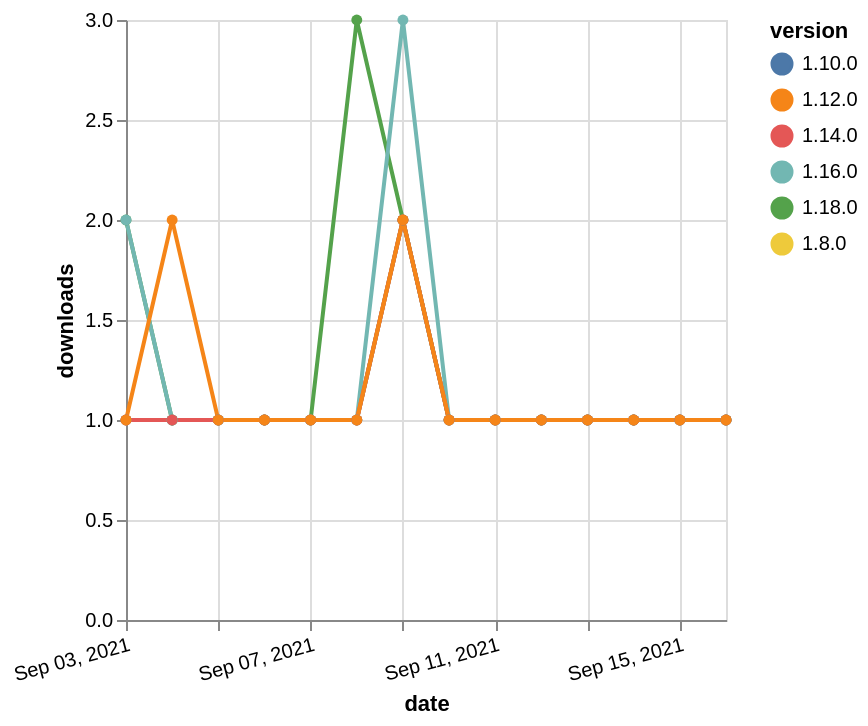

The Vega-Lite source for this figure:
### Vega-Lite specification from a JSON file in a GitHub repository (floating-point values rounded to 4 significant figures)
{"$schema": "https://vega.github.io/schema/vega-lite/v5.json", "description": "A simple bar chart with embedded data.", "data": {"values": [{"date": "2021-09-03", "total": 129, "delta": 2, "version": "1.18.0"}, {"date": "2021-09-04", "total": 130, "delta": 1, "version": "1.18.0"}, {"date": "2021-09-05", "total": 131, "delta": 1, "version": "1.18.0"}, {"date": "2021-09-06", "total": 132, "delta": 1, "version": "1.18.0"}, {"date": "2021-09-07", "total": 133, "delta": 1, "version": "1.18.0"}, {"date": "2021-09-08", "total": 136, "delta": 3, "version": "1.18.0"}, {"date": "2021-09-09", "total": 138, "delta": 2, "version": "1.18.0"}, {"date": "2021-09-10", "total": 139, "delta": 1, "version": "1.18.0"}, {"date": "2021-09-11", "total": 140, "delta": 1, "version": "1.18.0"}, {"date": "2021-09-12", "total": 141, "delta": 1, "version": "1.18.0"}, {"date": "2021-09-13", "total": 142, "delta": 1, "version": "1.18.0"}, {"date": "2021-09-14", "total": 143, "delta": 1, "version": "1.18.0"}, {"date": "2021-09-15", "total": 144, "delta": 1, "version": "1.18.0"}, {"date": "2021-09-16", "total": 145, "delta": 1, "version": "1.18.0"}, {"date": "2021-09-03", "total": 260, "delta": 1, "version": "1.8.0"}, {"date": "2021-09-04", "total": 261, "delta": 1, "version": "1.8.0"}, {"date": "2021-09-05", "total": 262, "delta": 1, "version": "1.8.0"}, {"date": "2021-09-06", "total": 263, "delta": 1, "version": "1.8.0"}, {"date": "2021-09-07", "total": 264, "delta": 1, "version": "1.8.0"}, {"date": "2021-09-08", "total": 265, "delta": 1, "version": "1.8.0"}, {"date": "2021-09-09", "total": 267, "delta": 2, "version": "1.8.0"}, {"date": "2021-09-10", "total": 268, "delta": 1, "version": "1.8.0"}, {"date": "2021-09-11", "total": 269, "delta": 1, "version": "1.8.0"}, {"date": "2021-09-12", "total": 270, "delta": 1, "version": "1.8.0"}, {"date": "2021-09-13", "total": 271, "delta": 1, "version": "1.8.0"}, {"date": "2021-09-14", "total": 272, "delta": 1, "version": "1.8.0"}, {"date": "2021-09-15", "total": 273, "delta": 1, "version": "1.8.0"}, {"date": "2021-09-16", "total": 274, "delta": 1, "version": "1.8.0"}, {"date": "2021-09-03", "total": 213, "delta": 1, "version": "1.10.0"}, {"date": "2021-09-04", "total": 214, "delta": 1, "version": "1.10.0"}, {"date": "2021-09-05", "total": 215, "delta": 1, "version": "1.10.0"}, {"date": "2021-09-06", "total": 216, "delta": 1, "version": "1.10.0"}, {"date": "2021-09-07", "total": 217, "delta": 1, "version": "1.10.0"}, {"date": "2021-09-08", "total": 218, "delta": 1, "version": "1.10.0"}, {"date": "2021-09-09", "total": 220, "delta": 2, "version": "1.10.0"}, {"date": "2021-09-10", "total": 221, "delta": 1, "version": "1.10.0"}, {"date": "2021-09-11", "total": 222, "delta": 1, "version": "1.10.0"}, {"date": "2021-09-12", "total": 223, "delta": 1, "version": "1.10.0"}, {"date": "2021-09-13", "total": 224, "delta": 1, "version": "1.10.0"}, {"date": "2021-09-14", "total": 225, "delta": 1, "version": "1.10.0"}, {"date": "2021-09-15", "total": 226, "delta": 1, "version": "1.10.0"}, {"date": "2021-09-16", "total": 227, "delta": 1, "version": "1.10.0"}, {"date": "2021-09-03", "total": 205, "delta": 2, "version": "1.16.0"}, {"date": "2021-09-04", "total": 206, "delta": 1, "version": "1.16.0"}, {"date": "2021-09-05", "total": 207, "delta": 1, "version": "1.16.0"}, {"date": "2021-09-06", "total": 208, "delta": 1, "version": "1.16.0"}, {"date": "2021-09-07", "total": 209, "delta": 1, "version": "1.16.0"}, {"date": "2021-09-08", "total": 210, "delta": 1, "version": "1.16.0"}, {"date": "2021-09-09", "total": 213, "delta": 3, "version": "1.16.0"}, {"date": "2021-09-10", "total": 214, "delta": 1, "version": "1.16.0"}, {"date": "2021-09-11", "total": 215, "delta": 1, "version": "1.16.0"}, {"date": "2021-09-12", "total": 216, "delta": 1, "version": "1.16.0"}, {"date": "2021-09-13", "total": 217, "delta": 1, "version": "1.16.0"}, {"date": "2021-09-14", "total": 218, "delta": 1, "version": "1.16.0"}, {"date": "2021-09-15", "total": 219, "delta": 1, "version": "1.16.0"}, {"date": "2021-09-16", "total": 220, "delta": 1, "version": "1.16.0"}, {"date": "2021-09-03", "total": 180, "delta": 1, "version": "1.14.0"}, {"date": "2021-09-04", "total": 181, "delta": 1, "version": "1.14.0"}, {"date": "2021-09-05", "total": 182, "delta": 1, "version": "1.14.0"}, {"date": "2021-09-06", "total": 183, "delta": 1, "version": "1.14.0"}, {"date": "2021-09-07", "total": 184, "delta": 1, "version": "1.14.0"}, {"date": "2021-09-08", "total": 185, "delta": 1, "version": "1.14.0"}, {"date": "2021-09-09", "total": 187, "delta": 2, "version": "1.14.0"}, {"date": "2021-09-10", "total": 188, "delta": 1, "version": "1.14.0"}, {"date": "2021-09-11", "total": 189, "delta": 1, "version": "1.14.0"}, {"date": "2021-09-12", "total": 190, "delta": 1, "version": "1.14.0"}, {"date": "2021-09-13", "total": 191, "delta": 1, "version": "1.14.0"}, {"date": "2021-09-14", "total": 192, "delta": 1, "version": "1.14.0"}, {"date": "2021-09-15", "total": 193, "delta": 1, "version": "1.14.0"}, {"date": "2021-09-16", "total": 194, "delta": 1, "version": "1.14.0"}, {"date": "2021-09-03", "total": 204, "delta": 1, "version": "1.12.0"}, {"date": "2021-09-04", "total": 206, "delta": 2, "version": "1.12.0"}, {"date": "2021-09-05", "total": 207, "delta": 1, "version": "1.12.0"}, {"date": "2021-09-06", "total": 208, "delta": 1, "version": "1.12.0"}, {"date": "2021-09-07", "total": 209, "delta": 1, "version": "1.12.0"}, {"date": "2021-09-08", "total": 210, "delta": 1, "version": "1.12.0"}, {"date": "2021-09-09", "total": 212, "delta": 2, "version": "1.12.0"}, {"date": "2021-09-10", "total": 213, "delta": 1, "version": "1.12.0"}, {"date": "2021-09-11", "total": 214, "delta": 1, "version": "1.12.0"}, {"date": "2021-09-12", "total": 215, "delta": 1, "version": "1.12.0"}, {"date": "2021-09-13", "total": 216, "delta": 1, "version": "1.12.0"}, {"date": "2021-09-14", "total": 217, "delta": 1, "version": "1.12.0"}, {"date": "2021-09-15", "total": 218, "delta": 1, "version": "1.12.0"}, {"date": "2021-09-16", "total": 219, "delta": 1, "version": "1.12.0"}]}, "width": "container", "mark": {"type": "line", "point": {"filled": true}}, "encoding": {"x": {"field": "date", "type": "temporal", "timeUnit": "yearmonthdate", "title": "date", "axis": {"labelAngle": -15}}, "y": {"field": "delta", "type": "quantitative", "title": "downloads"}, "color": {"field": "version", "type": "nominal"}, "tooltip": {"field": "delta"}}}
